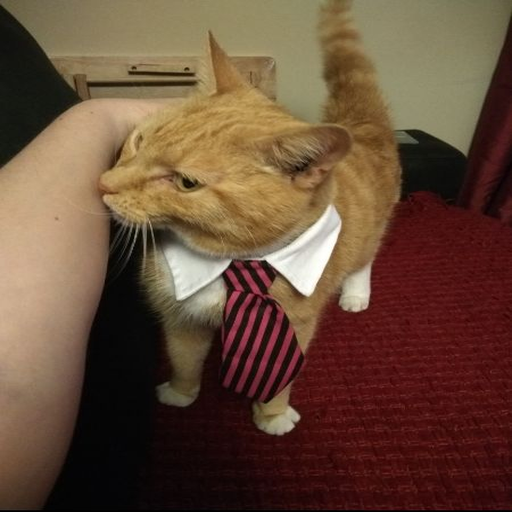
#> input picture Lab2/cat_08.jpg, 512 x 512 px
$ python main.py
#> lines starting #> are read from the running program, lines starting #| are printed output that depends on the picture; long printed decimals are rounded
### Lab2/image_processing.py
import numpy as np
import matplotlib.pyplot as plt
from PIL import Image


def load_image(filename):
    """Open an image and convert it into a grayscale matrix."""
    image = Image.open(filename)
    gray_image = image.convert("L")
    matrix = np.asarray(gray_image, dtype=np.float64)

    return image, gray_image, matrix


def display_grayscale(gray):
    """Show the grayscale version of the image."""
    fig, ax = plt.subplots(figsize=(6, 6))

    ax.imshow(gray, cmap="gray")
    ax.set_title("Grayscale Image")
    ax.set_axis_off()

    plt.tight_layout()
    plt.show()


def perform_evd(A):
    """Compute the eigenvalues and eigenvectors of a square matrix."""
    values, vectors = np.linalg.eig(A)

    return values, vectors


def select_eigen_components(eigenvalues, k):
    """
    Select dominant eigenvalue indices.

    Complex eigenvalues are selected together with their
    conjugate partners when possible.
    """
    ranked = np.argsort(-np.abs(eigenvalues))

    chosen = []
    processed = np.zeros(len(eigenvalues), dtype=bool)
    tolerance = 1e-6

    for index in ranked:

        if processed[index]:
            continue

        current = eigenvalues[index]

        # Real eigenvalue
        if np.isclose(current.imag, 0, atol=tolerance):

            if len(chosen) < k:
                chosen.append(index)
                processed[index] = True

        # Complex eigenvalue
        else:

            conjugate = np.conjugate(current)

            possible_matches = np.where(
                np.isclose(
                    eigenvalues,
                    conjugate,
                    atol=tolerance
                )
            )[0]

            partner = None

            for candidate in possible_matches:

                if candidate != index and not processed[candidate]:
                    partner = candidate
                    break

            if partner is not None and len(chosen) <= k - 2:

                chosen.extend([index, partner])

                processed[index] = True
                processed[partner] = True

        if len(chosen) >= k:
            break

    return chosen


def evd_rank_k(Q, eigenvalues, k):
    """
    Reconstruct the matrix using the selected eigen-components.
    """

    selected = select_eigen_components(
        eigenvalues,
        k
    )

    inverse_q = np.linalg.inv(Q)

    reconstruction = np.zeros(
        (Q.shape[0], Q.shape[0]),
        dtype=np.complex128
    )

    # Build the reconstruction by adding one eigen-component at a time
    for index in selected:

        eigen_component = (
            eigenvalues[index]
            * np.outer(
                Q[:, index],
                inverse_q[index, :]
            )
        )

        reconstruction += eigen_component

    reconstruction = np.real_if_close(
        reconstruction
    )

    return reconstruction.real, len(selected)


def evd_error(A, A_k):
    """Return the Frobenius norm of the EVD reconstruction error."""
    difference = A - A_k

    return np.linalg.norm(
        difference,
        "fro"
    )


def perform_svd(A):
    """Calculate the reduced Singular Value Decomposition."""

    left_matrix, singular_values, right_matrix = np.linalg.svd(
        A,
        full_matrices=False
    )

    return left_matrix, singular_values, right_matrix


def svd_rank_k(U, singular_values, Vt, k):
    """
    Construct a rank-k approximation from the first k
    singular components.
    """

    valid_k = min(k, len(singular_values))

    left_part = U[:, :valid_k]
    values_part = singular_values[:valid_k]
    right_part = Vt[:valid_k]

    # Each column of U is scaled by its corresponding singular value
    reconstruction = (
        left_part * values_part
    ) @ right_part

    return reconstruction


def svd_error(A, A_k):
    """Return the Frobenius norm of the SVD reconstruction error."""

    residual = np.subtract(A, A_k)

    return np.linalg.norm(
        residual,
        ord="fro"
    )

### Lab2/main.py
import numpy as np
import matplotlib.pyplot as plt

from image_processing import (
    load_image,
    display_grayscale,
    perform_evd,
    evd_rank_k,
    evd_error,
    perform_svd,
    svd_rank_k,
    svd_error
)


IMAGE_NAME = "cat_08.jpg"
COMPONENTS = [10, 50, 100]


def show_image_comparison(original, approximation, method, k):
    """
    Display the original image, its reconstruction,
    and the difference between them.
    """

    difference = np.abs(original - approximation)

    images = [
        original,
        np.clip(approximation, 0, 255),
        difference
    ]

    titles = [
        "Original Image",
        f"{method} Reconstruction (k={k})",
        f"{method} Reconstruction Error"
    ]

    fig, axes = plt.subplots(1, 3, figsize=(15, 5))

    for axis, image_data, title in zip(axes, images, titles):
        axis.imshow(image_data, cmap="gray")
        axis.set_title(title)
        axis.axis("off")

    plt.tight_layout()
    plt.show()


def print_eigenvalue_details(eigenvalues):
    """Display information about the computed eigenvalues."""

    ranked_values = eigenvalues[
        np.argsort(np.abs(eigenvalues))[::-1]
    ]

    print("\nFirst 10 eigenvalues:")

    for position, value in enumerate(
        ranked_values[:10],
        start=1
    ):
        print(f"{position}: {value}")

    complex_mask = np.abs(
        ranked_values.imag
    ) > 1e-6

    complex_values = ranked_values[complex_mask]

    print(
        "\nNumber of complex eigenvalues:",
        len(complex_values)
    )

    print("\nSome complex eigenvalue conjugate pairs:")

    for value in complex_values[:10]:
        print(
            f"{value}  <->  {np.conjugate(value)}"
        )


def run_evd(matrix):
    """Perform EVD and evaluate different rank-k approximations."""

    print("\n========== EVD ==========")

    eigenvalues, eigenvectors = perform_evd(matrix)

    print("EVD completed")
    print(
        "Number of eigenvalues:",
        eigenvalues.size
    )

    print_eigenvalue_details(eigenvalues)

    # Full reconstruction using all eigen-components
    diagonal = np.diag(eigenvalues)

    complete_reconstruction = (
        eigenvectors
        @ diagonal
        @ np.linalg.inv(eigenvectors)
    )

    complete_reconstruction = np.real_if_close(
        complete_reconstruction
    )

    full_error = evd_error(
        matrix,
        complete_reconstruction.real
    )

    print(
        "\nFull EVD reconstruction error:",
        full_error
    )

    errors = []

    for k in COMPONENTS:

        reconstruction, retained = evd_rank_k(
            eigenvectors,
            eigenvalues,
            k
        )

        current_error = evd_error(
            matrix,
            reconstruction
        )

        errors.append(current_error)

        print(f"\nRank-{retained} EVD approximation")
        print("Requested components:", k)
        print("Components used:", retained)
        print("Frobenius error:", current_error)

        show_image_comparison(
            matrix,
            reconstruction,
            "EVD",
            retained
        )

    return errors


def run_svd(matrix):
    """Perform SVD and evaluate different rank-k approximations."""

    print("\n========== SVD ==========")

    left_vectors, singular_values, right_vectors = perform_svd(
        matrix
    )

    print("SVD completed")
    print(
        "Number of singular values:",
        singular_values.size
    )

    errors = []

    for k in COMPONENTS:

        reconstruction = svd_rank_k(
            left_vectors,
            singular_values,
            right_vectors,
            k
        )

        current_error = svd_error(
            matrix,
            reconstruction
        )

        errors.append(current_error)

        print(f"\nRank-{k} SVD approximation")
        print("Frobenius error:", current_error)

        show_image_comparison(
            matrix,
            reconstruction,
            "SVD",
            k
        )

    return errors


def plot_error_comparison(evd_errors, svd_errors):
    """Compare reconstruction errors from EVD and SVD."""

    fig, axis = plt.subplots(figsize=(8, 5))

    axis.plot(
        COMPONENTS,
        evd_errors,
        marker="o",
        label="EVD"
    )

    axis.plot(
        COMPONENTS,
        svd_errors,
        marker="o",
        label="SVD"
    )

    axis.set_xlabel("Retained Components (k)")
    axis.set_ylabel("Frobenius Norm Error")
    axis.set_title("Comparison of EVD and SVD Reconstruction Errors")

    axis.legend()
    axis.grid(True)

    plt.tight_layout()
    plt.show()


def main():

    image, gray_image, matrix = load_image(
        IMAGE_NAME
    )
#> in load_image, image is the input picture: PIL image 512x512 RGB; mean R, G, B 103.1, 75.6, 56.2
#> in load_image, `gray_image = image.convert("L")`:
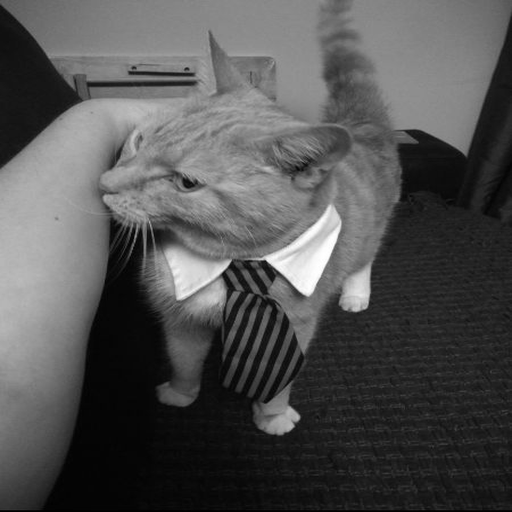
#> gray_image: PIL image 512x512 L; min 0, max 255, mean 81.6

    print("Original image mode:", image.mode)
#| Original image mode: RGB
    print("Grayscale image mode:", gray_image.mode)
#| Grayscale image mode: L
    print("Image matrix size:", matrix.shape)
#| Image matrix size: (512, 512)

    display_grayscale(gray_image)

    if matrix.shape[0] != matrix.shape[1]:
        print("\nEVD requires a square image matrix.")
        return

    evd_errors = run_evd(matrix)
#| Number of eigenvalues: 512
#> the loop in print_eigenvalue_details, `for position, value in enumerate( ranked_values[:10], start=1 ):` made 10 passes
#| 1: (45032.764+0j)
#| 2: (-6061.751+0j)
#| 3: (3902.733+0j)
#| 4: (263.998-3231.9737770799525j)
#| 5: (263.998+3231.9737770799525j)
#| 6: (2545.247+0j)
#| 7: (-1865.414+1232.7290897344017j)
#| 8: (-1865.414-1232.7290897344017j)
#> (further printed lines are left out)
#| Number of complex eigenvalues: 478
#> the loop in print_eigenvalue_details, `for value in complex_values[:10]:` made 10 passes
#| (263.998-3231.9737770799525j)  <->  (263.998+3231.9737770799525j)
#| (263.998+3231.9737770799525j)  <->  (263.998-3231.9737770799525j)
#| (-1865.414+1232.7290897344017j)  <->  (-1865.414-1232.7290897344017j)
#| (-1865.414-1232.7290897344017j)  <->  (-1865.414+1232.7290897344017j)
#| (-702.893+1043.3130456821875j)  <->  (-702.893-1043.3130456821875j)
#| (-702.893-1043.3130456821875j)  <->  (-702.893+1043.3130456821875j)
#| (127.935+1153.214533125705j)  <->  (127.935-1153.214533125705j)
#| (127.935-1153.214533125705j)  <->  (127.935+1153.214533125705j)
#> (further printed lines are left out)
#> in evd_error, `difference = A - A_k`:
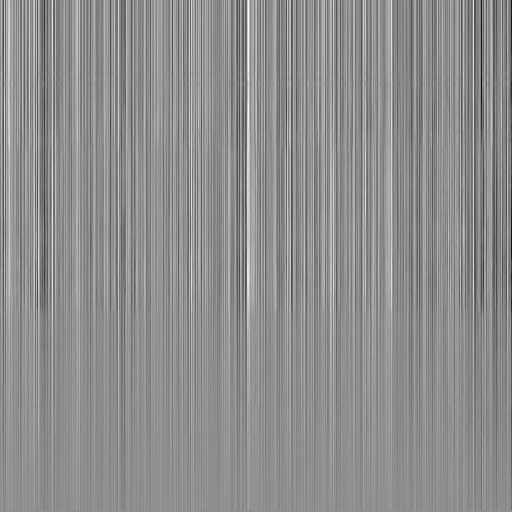
#> difference: shape (512, 512) float64; min -1.2e-10, max 9.4e-11, mean -7.29e-13; drawn with min black and max white
#> in run_evd, `full_error = evd_error( matrix, complete_reconstruction.real )`: full_error = 9.48e-09
#| Full EVD reconstruction error: 9.481948376957448e-09
#> the loop in run_evd, `for k in COMPONENTS: ` made 3 passes
#> (retained, current_error) on passes 2 to 3: (50, 7136.2), (100, 4203.8)
#> (selected in evd_rank_k, retained, current_error) on pass 1: ([0, 1, 2, 3, 4, 5, 7, 6, 8, 9], 10, 11983.3)
#| Rank-10 EVD approximation
#| Components used: 10
#| Frobenius error: 11983.272
#| Rank-50 EVD approximation
#| Components used: 50
#| Frobenius error: 7136.216
#| Rank-100 EVD approximation
#| Components used: 100
#| Frobenius error: 4203.810
#> pass 1, in run_evd, `reconstruction, retained = evd_rank_k( eigenvectors, eigenvalues, k )`:
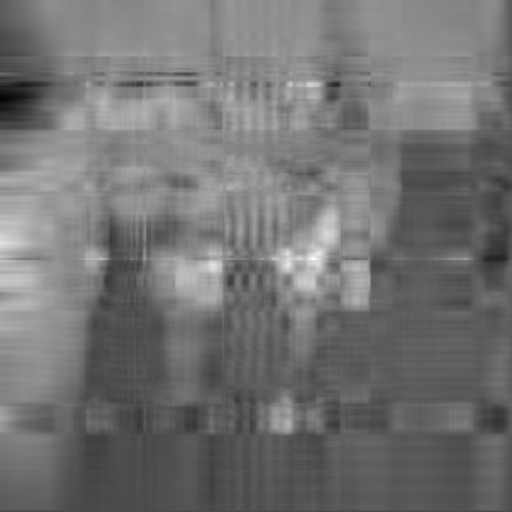
#> reconstruction: shape (512, 512) float64; min -152.7, max 365.8, mean 81.6; drawn with min black and max white
#> pass 1, in show_image_comparison, `difference = np.abs(original - approximation)`:
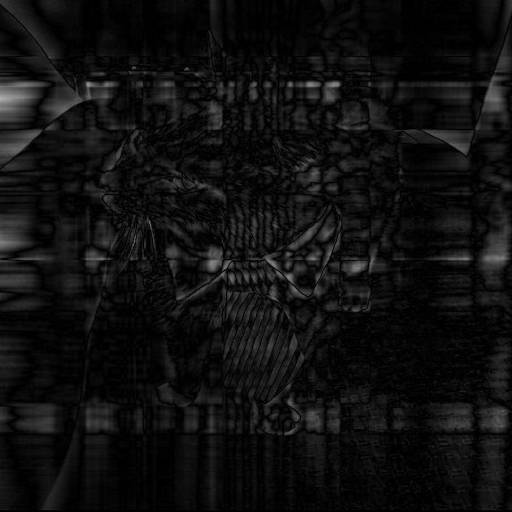
#> difference: shape (512, 512) float64; min 7.34e-05, max 175.7, mean 16.1
#> after the loop in run_evd, `for k in COMPONENTS:`: errors = [11983.3, 7136.2, 4203.8]
#> evd_errors = [11983.3, 7136.2, 4203.8]

    svd_errors = run_svd(matrix)
#> in perform_svd, `left_matrix, singular_values, right_matrix = np.linalg.svd( A, full_ma..`: singular_values = 512 values, max 46882.7 at index 0, min 0.0403 at index 511, mean 310.1
#| Number of singular values: 512
#> the loop in run_svd, `for k in COMPONENTS: ` made 3 passes
#> (valid_k in svd_rank_k, current_error) on passes 1 to 3: (10, 6640.4), (50, 2232.2), (100, 1189)
#| Frobenius error: 6640.423
#| Frobenius error: 2232.152
#| Frobenius error: 1189.008
#> pass 1, in svd_error, `residual = np.subtract(A, A_k)`:
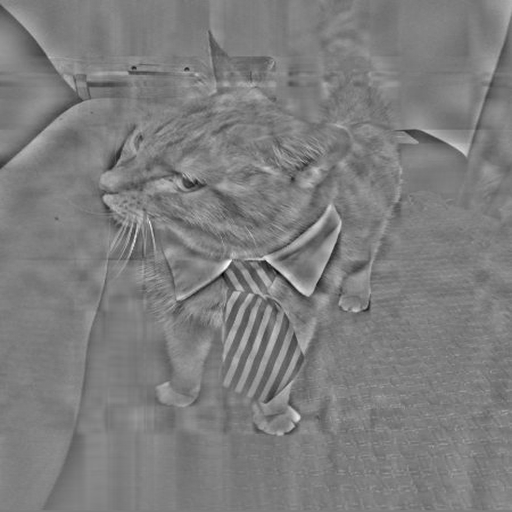
#> residual: shape (512, 512) float64; min -115.7, max 118.7, mean 0; drawn with min black and max white
#> pass 1, in show_image_comparison (call 4), `plt.show()`:
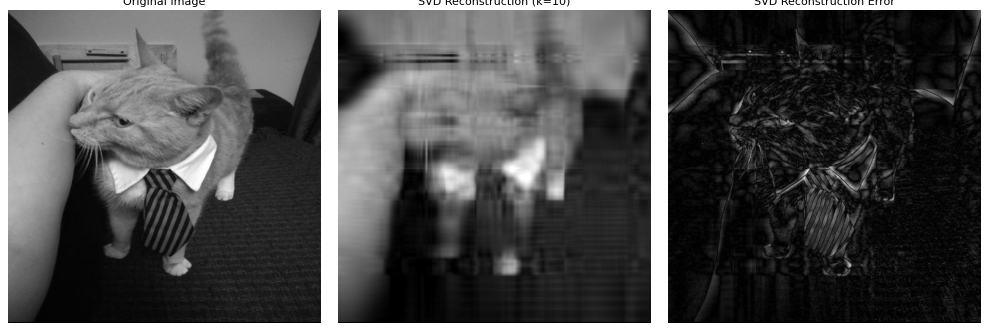
#> figure drawn by matplotlib, 3 panels
#> after the loop in run_svd, `for k in COMPONENTS:`: errors = [6640.4, 2232.2, 1189]
#> svd_errors = [6640.4, 2232.2, 1189]

    plot_error_comparison(
        evd_errors,
        svd_errors
    )
#> in plot_error_comparison, `plt.show()`:
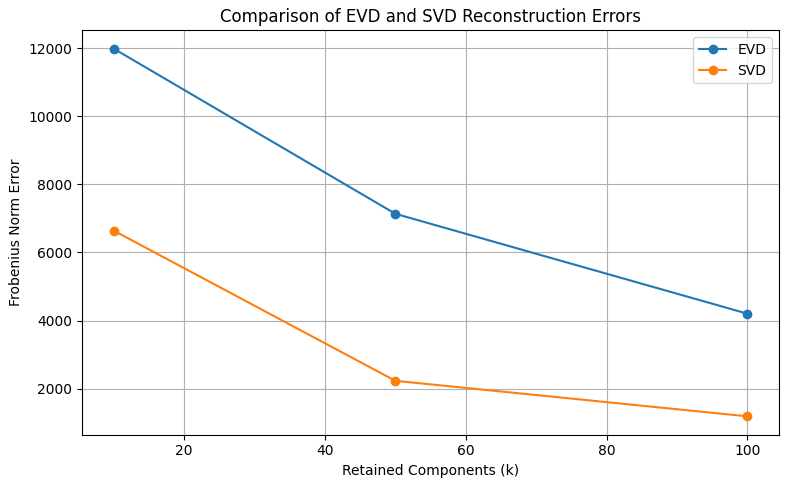
#> figure drawn by matplotlib, 1 panel


if __name__ == "__main__":
    main()
